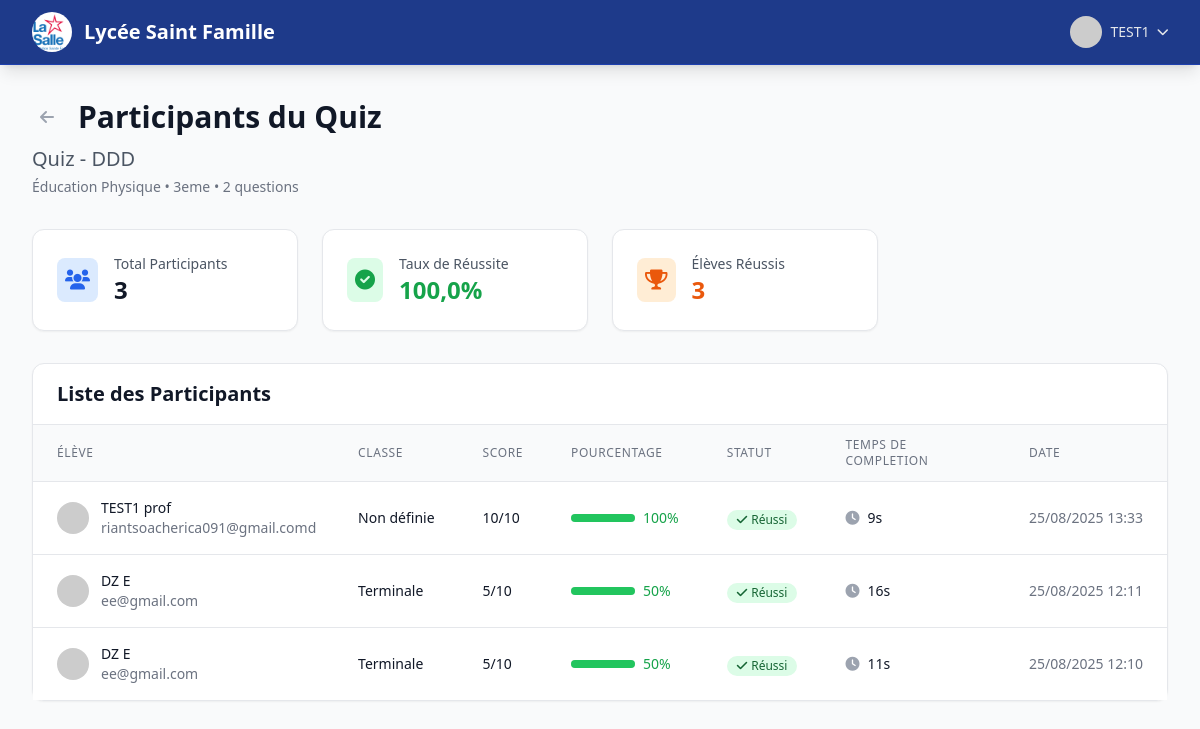
/quiz/participants/1/ (signed in), run on the app's committed database.
### accounts/models.py (models this page shows, shortened)
class User(AbstractUser):
    USER_TYPE_CHOICES = [
        ('student', 'Élève'),
        ('teacher', 'Enseignant'),
        ('admin', 'Administrateur'),
    ]
    CLASS_CHOICES = [
        ('6eme', '6ème'),
        ('5eme', '5ème'),
        ('4eme', '4ème'),
        ('3eme', '3ème'),
        ('2nde', '2nde'),
        ('1ere', '1ère'),
        ('terminale', 'Terminale'),
    ]
    user_type = models.CharField(max_length=10, choices=USER_TYPE_CHOICES)
    level = models.CharField(max_length=20, blank=True, null=True)  # 6eme, 5eme, etc.
    class_name = models.CharField(max_length=20, choices=CLASS_CHOICES, blank=True, null=True, help_text="Classe de l'élève")
    points = models.IntegerField(default=0)
    xp = models.IntegerField(default=0)
    current_level = models.IntegerField(default=1)
    streak_days = models.IntegerField(default=0)
    last_activity = models.DateTimeField(auto_now=True)
    email = models.EmailField(unique=True, blank=True, null=True)

### quiz/models.py (models this page shows, shortened)
class Quiz(models.Model):
    DIFFICULTY_CHOICES = [
        ('easy', 'Facile'),
        ('medium', 'Moyen'),
        ('hard', 'Difficile'),
    ]
    title = models.CharField(max_length=200)
    description = models.TextField(blank=True)
    course = models.ForeignKey(Course, on_delete=models.CASCADE, related_name='quizzes')
    subject = models.ForeignKey(Subject, on_delete=models.CASCADE)
    level = models.CharField(max_length=20)
    difficulty = models.CharField(max_length=10, choices=DIFFICULTY_CHOICES)
    time_limit = models.IntegerField(help_text="Temps limite en minutes")
    points_reward = models.IntegerField(default=50)
    is_published = models.BooleanField(default=False)
    created_at = models.DateTimeField(auto_now_add=True)
    @property
    def total_questions(self):
        return self.questions.count()

class Subject(models.Model):
    name = models.CharField(max_length=100)
    slug = models.SlugField(unique=True)
    icon = models.CharField(max_length=50, default='fas fa-book')  # Classe d'icône FontAwesome
    color = models.CharField(max_length=20, default='blue')  # Couleur pour l'interface

class QuizAttempt(models.Model):
    user = models.ForeignKey(User, on_delete=models.CASCADE)
    quiz = models.ForeignKey(Quiz, on_delete=models.CASCADE)
    started_at = models.DateTimeField(auto_now_add=True)
    completed_at = models.DateTimeField(null=True, blank=True)
    score = models.IntegerField(default=0)
    total_points = models.IntegerField(default=0)
    time_taken = models.DurationField(null=True, blank=True)
    is_completed = models.BooleanField(default=False)

### quiz/views.py (the view)
# urls.py: path('participants/<int:quiz_id>/', views.quiz_participants, name='quiz_participants'),
@login_required
def quiz_participants(request, quiz_id):
    if request.user.user_type != 'teacher':
        messages.error(request, "Accès réservé aux enseignants.")
        return redirect('home')
    quiz = get_object_or_404(Quiz, id=quiz_id, course__teacher=request.user)
    attempts = QuizAttempt.objects.filter(
        quiz=quiz,
        is_completed=True
    ).select_related('user').order_by('-completed_at')
    total_attempts = attempts.count()
    if total_attempts > 0:
        avg_score = attempts.aggregate(avg_score=Avg('score'))['avg_score'] or 0
        success_count = attempts.filter(score__gte=F('total_points') * 0.5).count()
        success_rate = (success_count / total_attempts) * 100
    else:
        avg_score = 0
        success_rate = 0
        success_count = 0
    for attempt in attempts:
        if attempt.total_points > 0:
            attempt.percentage = (attempt.score / attempt.total_points) * 100
            attempt.is_passing = attempt.percentage >= 50
        else:
            attempt.percentage = 0
            attempt.is_passing = False
        if attempt.time_taken:
            total_seconds = int(attempt.time_taken.total_seconds())
            if total_seconds >= 3600:  # 1 hour or more
                hours = total_seconds // 3600
                minutes = (total_seconds % 3600) // 60
                attempt.time_taken_display = f"{hours}h {minutes}min"
            elif total_seconds >= 60:  # 1 minute or more
                minutes = total_seconds // 60
                seconds = total_seconds % 60
                attempt.time_taken_display = f"{minutes}min {seconds}s"
            else:  # Less than 1 minute
                attempt.time_taken_display = f"{total_seconds}s"
        else:
            attempt.time_taken_display = "Non disponible"
    context = {
        'quiz': quiz,
        'attempts': attempts,
        'total_attempts': total_attempts,
        'avg_score': round(avg_score, 1),
        'success_rate': round(success_rate, 1),
        'success_count': success_count,
    }
    return render(request, 'teacher/quiz_participants.html', context)

### templates/teacher/quiz_participants.html (shortened to what this page needs)
{% extends 'base.html' %}
{% block content %}
<div class="max-w-7xl mx-auto px-4 sm:px-6 lg:px-8 py-8">
    <div class="mb-8">
        <div class="flex items-center justify-between">
            <div>
                <div class="flex items-center mb-2">
                    <a href="{% url 'quiz_list' %}" class="mr-4 p-2 text-gray-400 hover:text-navy-600 rounded-lg hover:bg-gray-100 transition-colors">
                        <i class="fas fa-arrow-left"></i>
                    </a>
                    <h1 class="text-3xl font-bold text-gray-900">Participants du Quiz</h1>
                </div>
                <h2 class="text-xl text-gray-600">{{ quiz.title }}</h2>
                <p class="text-sm text-gray-500 mt-1">{{ quiz.subject.name }} • {{ quiz.level }} • {{ quiz.total_questions }} questions</p>
            </div>
        </div>
    </div>
    <div class="grid grid-cols-1 md:grid-cols-4 gap-6 mb-8">
        <div class="bg-white rounded-xl shadow-sm border border-gray-200 p-6">
            <div class="flex items-center">
                <div class="p-2 bg-blue-100 rounded-lg">
                    <i class="fas fa-users text-blue-600 text-xl"></i>
                </div>
                <div class="ml-4">
                    <p class="text-sm font-medium text-gray-600">Total Participants</p>
                    <p class="text-2xl font-bold text-gray-900">{{ total_attempts }}</p>
                </div>
            </div>
        </div>
        <div class="bg-white rounded-xl shadow-sm border border-gray-200 p-6">
            <div class="flex items-center">
                <div class="p-2 bg-green-100 rounded-lg">
                    <i class="fas fa-check-circle text-green-600 text-xl"></i>
                </div>
                <div class="ml-4">
                    <p class="text-sm font-medium text-gray-600">Taux de Réussite</p>
                    <p class="text-2xl font-bold text-green-600">{{ success_rate }}%</p>
                </div>
            </div>
        </div>
        <div class="bg-white rounded-xl shadow-sm border border-gray-200 p-6">
            <div class="flex items-center">
                <div class="p-2 bg-orange-100 rounded-lg">
                    <i class="fas fa-trophy text-orange-600 text-xl"></i>
                </div>
                <div class="ml-4">
                    <p class="text-sm font-medium text-gray-600">Élèves Réussis</p>
                    <p class="text-2xl font-bold text-orange-600">{{ success_count }}</p>
                </div>
            </div>
        </div>
    </div>
    <div class="bg-white rounded-xl shadow-sm border border-gray-200">
        <div class="px-6 py-4 border-b border-gray-200">
            <h3 class="text-xl font-bold text-gray-900">Liste des Participants</h3>
        </div>
        {% if attempts %}
        <div class="overflow-x-auto">
            <table class="min-w-full divide-y divide-gray-200">
                <thead class="bg-gray-50">
                    <tr>
                        <th class="px-6 py-3 text-left text-xs font-medium text-gray-500 uppercase tracking-wider">Élève</th>
                        <th class="px-6 py-3 text-left text-xs font-medium text-gray-500 uppercase tracking-wider">Classe</th>
                        <th class="px-6 py-3 text-left text-xs font-medium text-gray-500 uppercase tracking-wider">Score</th>
                        <th class="px-6 py-3 text-left text-xs font-medium text-gray-500 uppercase tracking-wider">Pourcentage</th>
                        <th class="px-6 py-3 text-left text-xs font-medium text-gray-500 uppercase tracking-wider">Statut</th>
                        <th class="px-6 py-3 text-left text-xs font-medium text-gray-500 uppercase tracking-wider">Temps de completion</th>
                        <th class="px-6 py-3 text-left text-xs font-medium text-gray-500 uppercase tracking-wider">Date</th>
                    </tr>
                </thead>
                <tbody class="bg-white divide-y divide-gray-200">
                    {% for attempt in attempts %}
                    <tr class="hover:bg-gray-50 {% if not attempt.is_passing %}bg-red-50{% endif %}">
                        <td class="px-6 py-4 whitespace-nowrap">
                            <div class="flex items-center">
                                <img class="h-8 w-8 rounded-full" src="https://ui-avatars.com/api/?name={{ attempt.user.first_name }}+{{ attempt.user.last_name }}&background=1e3a8a&color=fff" alt="Avatar">
                                <div class="ml-3">
                                    <div class="text-sm font-medium text-gray-900">{{ attempt.user.get_full_name }}</div>
                                    <div class="text-sm text-gray-500">{{ attempt.user.email }}</div>
                                </div>
                            </div>
                        </td>
                        <td class="px-6 py-4 whitespace-nowrap text-sm text-gray-900">
                            {{ attempt.user.get_class_name_display|default:"Non définie" }}
                        </td>
                        <td class="px-6 py-4 whitespace-nowrap text-sm font-medium text-gray-900">
                            {{ attempt.score }}/{{ attempt.total_points }}
                        </td>
                        <td class="px-6 py-4 whitespace-nowrap text-sm text-gray-900">
                            <div class="flex items-center">
                                <div class="w-16 bg-gray-200 rounded-full h-2 mr-2">
                                    <div class="{% if attempt.is_passing %}bg-green-500{% else %}bg-red-500{% endif %} h-2 rounded-full" style="width: {{ attempt.percentage }}%"></div>
                                </div>
                                <span class="{% if attempt.is_passing %}text-green-600{% else %}text-red-600{% endif %} font-medium">{{ attempt.percentage|floatformat:0 }}%</span>
                            </div>
                        </td>
                        <td class="px-6 py-4 whitespace-nowrap">
                            {% if attempt.is_passing %}
                                <span class="inline-flex items-center px-2.5 py-0.5 rounded-full text-xs font-medium bg-green-100 text-green-800">
                                    <i class="fas fa-check mr-1"></i>Réussi
                                </span>
                            {% else %}
                                <span class="inline-flex items-center px-2.5 py-0.5 rounded-full text-xs font-medium bg-red-100 text-red-800">
                                    <i class="fas fa-times mr-1"></i>Échoué
                                </span>
                            {% endif %}
                        </td>
                        <td class="px-6 py-4 whitespace-nowrap text-sm text-gray-900">
                            {% if attempt.time_taken %}
                                <div class="flex items-center">
                                    <i class="fas fa-clock text-gray-400 mr-2"></i>
                                    {{ attempt.time_taken_display }}
                                </div>
                            {% else %}
                                <span class="text-gray-400 flex items-center">
                                    <i class="fas fa-question-circle mr-2"></i>
                                    Non disponible
                                </span>
                            {% endif %}
                        </td>
                        <td class="px-6 py-4 whitespace-nowrap text-sm text-gray-500">
                            {{ attempt.completed_at|date:"d/m/Y H:i" }}
                        </td>
                    </tr>
                    {% endfor %}
                </tbody>
            </table>
        </div>
        {% else %}
        <div class="p-12 text-center">
            <i class="fas fa-users text-gray-300 text-6xl mb-4"></i>
            <h3 class="text-xl font-semibold text-gray-900 mb-2">Aucun participant</h3>
            <p class="text-gray-600">Ce quiz n'a pas encore été tenté par des élèves.</p>
        </div>
        {% endif %}
    </div>
</div>
{% endblock %}

### templates/base.html (shortened to what this page needs)
<!DOCTYPE html>
<html lang="fr">
<head>
    <script src="https://cdn.tailwindcss.com"></script>
    <link href="https://cdnjs.cloudflare.com/ajax/libs/font-awesome/6.0.0/css/all.min.css" rel="stylesheet">
</head>
<body class="bg-gray-50 min-h-screen" x-data="appNotifications()">
    {% block navbar %}
    <nav class="bg-navy-900 shadow-lg border-b border-navy-800">
        <div class="max-w-7xl mx-auto px-4 sm:px-6 lg:px-8">
            <div class="flex justify-between h-16">
                <div class="flex items-center">
                    <div class="flex-shrink-0 flex items-center">
                        <a href="{% url 'home' %}" class="flex items-center space-x-3">
                            {% load static %}
                            <img src="{% static 'images/logo.png' %}" alt="Logo Lycée Saint Famille" class="h-10 w-10 rounded-full object-cover">
                            <span class="text-xl font-bold text-white">Lycée Saint Famille</span>
                        </a>
                    </div>
                </div>
                <div class="flex items-center space-x-4">
                    {% if user.is_authenticated %}
                        <div class="relative" x-data="{ open: false }">
                            <button @click="open = !open" class="flex items-center space-x-2 text-gray-200 hover:text-white">
                                <img class="h-8 w-8 rounded-full" src="https://ui-avatars.com/api/?name={{ user.first_name }}+{{ user.last_name }}&background=1e3a8a&color=fff" alt="Avatar">
                                <span class="text-sm font-medium">{{ user.first_name }}</span>
                                <i class="fas fa-chevron-down text-xs"></i>
                            </button>
                        </div>
                    {% else %}
                        <a href="{% url 'login' %}" class="bg-white text-navy-900 px-4 py-2 rounded-lg text-sm font-medium hover:bg-gray-100 transition-colors">
                            <i class="fas fa-sign-in-alt mr-2"></i>Connexion
                        </a>
                    {% endif %}
                </div>
            </div>
        </div>
    </nav>
    {% endblock %}
    <main>
        {% block content %}{% endblock %}
    </main>
</body>
</html>

### data on the page
User: first_name "TEST1"
Quiz: title "Quiz - DDD", subject.name "Éducation Physique", level "3eme", total_questions "2"
QuizAttempt: user.get_full_name "TEST1 prof", user.email "riantsoacherica091@gmail.comd", user.class_name "Non définie", score "10", total_points "10", percentage "100", shows "Réussi", time_taken_display "9s", completed_at "25/08/2025 13:33"
QuizAttempt: user.get_full_name "DZ E", user.email "ee@gmail.com", user.class_name "Terminale", score "5", total_points "10", percentage "50", shows "Réussi", time_taken_display "16s", completed_at "25/08/2025 12:11"
QuizAttempt: user.get_full_name "DZ E", user.email "ee@gmail.com", user.class_name "Terminale", score "5", total_points "10", percentage "50", shows "Réussi", time_taken_display "11s", completed_at "25/08/2025 12:10"

### other printed values
{{ total_attempts }} "3"
{{ success_rate }} "100,0"
{{ success_count }} "3"
